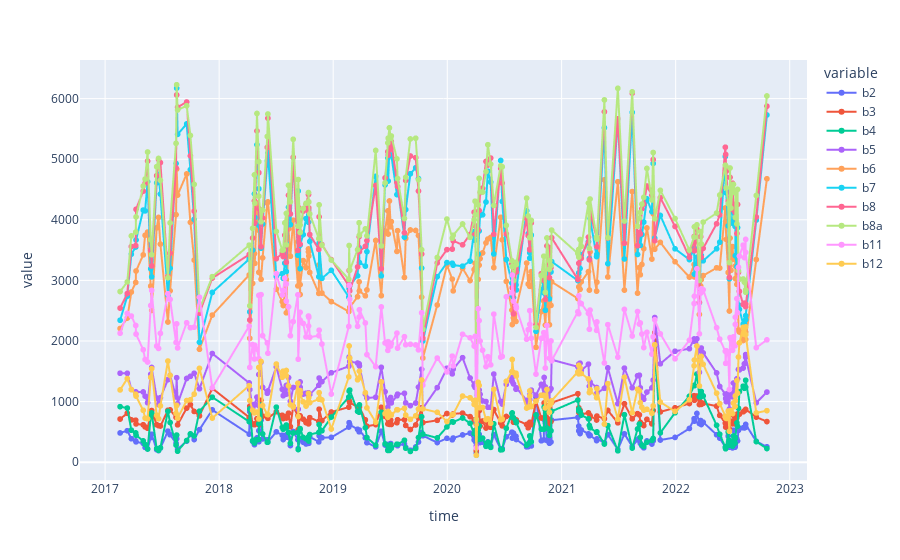

The code cell stored with this chart in its notebook:
### Code cell
band_columns = [col for col in id_df.columns if col.startswith("b")]
fig = px.line(
    id_df,
    x="time",
    y= band_columns,
    markers="o")
fig.show()

### Figure 1 — Plotly figure (JSON) as saved in the notebook; plotly's stock layout.template omitted (floating-point values rounded to 4 significant figures; data arrays with more than 128 entries replaced by an {"elided": "..."} marker saying what was removed)
{"data": [{"hovertemplate": "variable=b2<br>time=%{x}<br>value=%{y}<extra></extra>", "legendgroup": "b2", "line": {"color": "#636efa", "dash": "solid"}, "marker": {"symbol": "circle"}, "mode": "lines+markers", "name": "b2", "showlegend": true, "type": "scattergl", "x": {"elided": "182 str values"}, "xaxis": "x", "y": {"elided": "182 int values"}, "yaxis": "y"}, {"hovertemplate": "variable=b3<br>time=%{x}<br>value=%{y}<extra></extra>", "legendgroup": "b3", "line": {"color": "#EF553B", "dash": "solid"}, "marker": {"symbol": "circle"}, "mode": "lines+markers", "name": "b3", "showlegend": true, "type": "scattergl", "x": {"elided": "182 str values"}, "xaxis": "x", "y": {"elided": "182 int values"}, "yaxis": "y"}, {"hovertemplate": "variable=b4<br>time=%{x}<br>value=%{y}<extra></extra>", "legendgroup": "b4", "line": {"color": "#00cc96", "dash": "solid"}, "marker": {"symbol": "circle"}, "mode": "lines+markers", "name": "b4", "showlegend": true, "type": "scattergl", "x": {"elided": "182 str values"}, "xaxis": "x", "y": {"elided": "182 int values"}, "yaxis": "y"}, {"hovertemplate": "variable=b5<br>time=%{x}<br>value=%{y}<extra></extra>", "legendgroup": "b5", "line": {"color": "#ab63fa", "dash": "solid"}, "marker": {"symbol": "circle"}, "mode": "lines+markers", "name": "b5", "showlegend": true, "type": "scattergl", "x": {"elided": "182 str values"}, "xaxis": "x", "y": {"elided": "182 int values"}, "yaxis": "y"}, {"hovertemplate": "variable=b6<br>time=%{x}<br>value=%{y}<extra></extra>", "legendgroup": "b6", "line": {"color": "#FFA15A", "dash": "solid"}, "marker": {"symbol": "circle"}, "mode": "lines+markers", "name": "b6", "showlegend": true, "type": "scattergl", "x": {"elided": "182 str values"}, "xaxis": "x", "y": {"elided": "182 int values"}, "yaxis": "y"}, {"hovertemplate": "variable=b7<br>time=%{x}<br>value=%{y}<extra></extra>", "legendgroup": "b7", "line": {"color": "#19d3f3", "dash": "solid"}, "marker": {"symbol": "circle"}, "mode": "lines+markers", "name": "b7", "showlegend": true, "type": "scattergl", "x": {"elided": "182 str values"}, "xaxis": "x", "y": {"elided": "182 int values"}, "yaxis": "y"}, {"hovertemplate": "variable=b8<br>time=%{x}<br>value=%{y}<extra></extra>", "legendgroup": "b8", "line": {"color": "#FF6692", "dash": "solid"}, "marker": {"symbol": "circle"}, "mode": "lines+markers", "name": "b8", "showlegend": true, "type": "scattergl", "x": {"elided": "182 str values"}, "xaxis": "x", "y": {"elided": "182 int values"}, "yaxis": "y"}, {"hovertemplate": "variable=b8a<br>time=%{x}<br>value=%{y}<extra></extra>", "legendgroup": "b8a", "line": {"color": "#B6E880", "dash": "solid"}, "marker": {"symbol": "circle"}, "mode": "lines+markers", "name": "b8a", "showlegend": true, "type": "scattergl", "x": {"elided": "182 str values"}, "xaxis": "x", "y": {"elided": "182 int values"}, "yaxis": "y"}, {"hovertemplate": "variable=b11<br>time=%{x}<br>value=%{y}<extra></extra>", "legendgroup": "b11", "line": {"color": "#FF97FF", "dash": "solid"}, "marker": {"symbol": "circle"}, "mode": "lines+markers", "name": "b11", "showlegend": true, "type": "scattergl", "x": {"elided": "182 str values"}, "xaxis": "x", "y": {"elided": "182 int values"}, "yaxis": "y"}, {"hovertemplate": "variable=b12<br>time=%{x}<br>value=%{y}<extra></extra>", "legendgroup": "b12", "line": {"color": "#FECB52", "dash": "solid"}, "marker": {"symbol": "circle"}, "mode": "lines+markers", "name": "b12", "showlegend": true, "type": "scattergl", "x": {"elided": "182 str values"}, "xaxis": "x", "y": {"elided": "182 int values"}, "yaxis": "y"}], "layout": {"legend": {"title": {"text": "variable"}, "tracegroupgap": 0}, "margin": {"t": 60}, "xaxis": {"anchor": "y", "domain": [0, 1], "title": {"text": "time"}}, "yaxis": {"anchor": "x", "domain": [0, 1], "title": {"text": "value"}}}}
